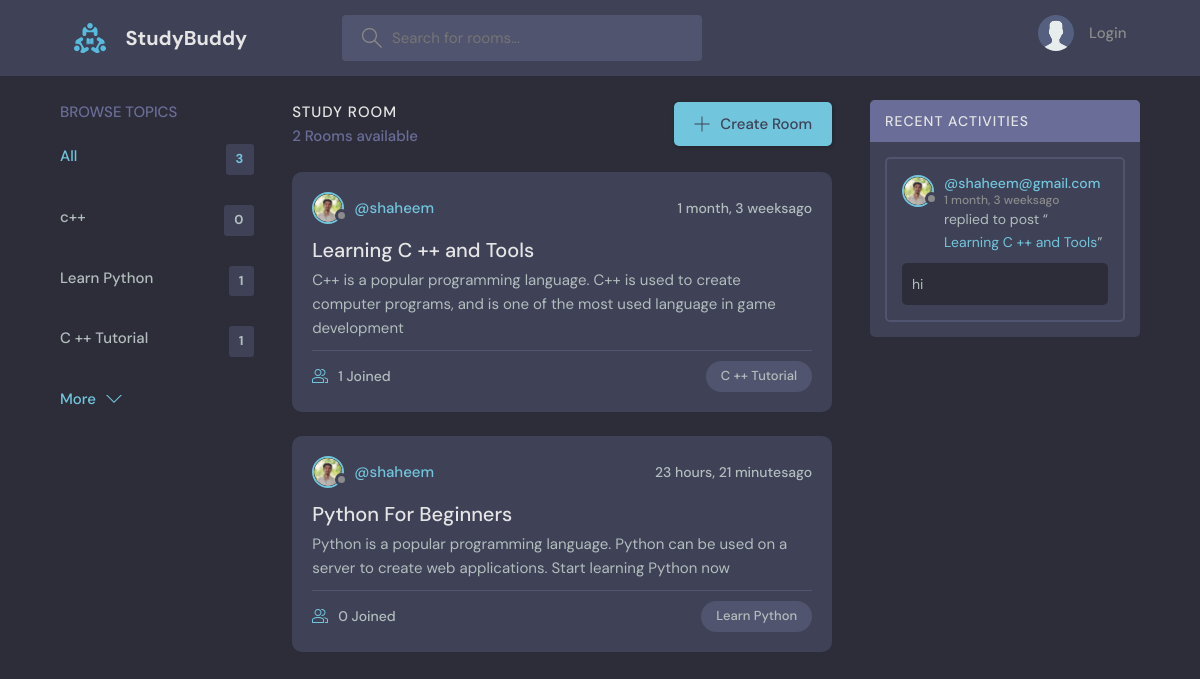
Before: / with the older database file.
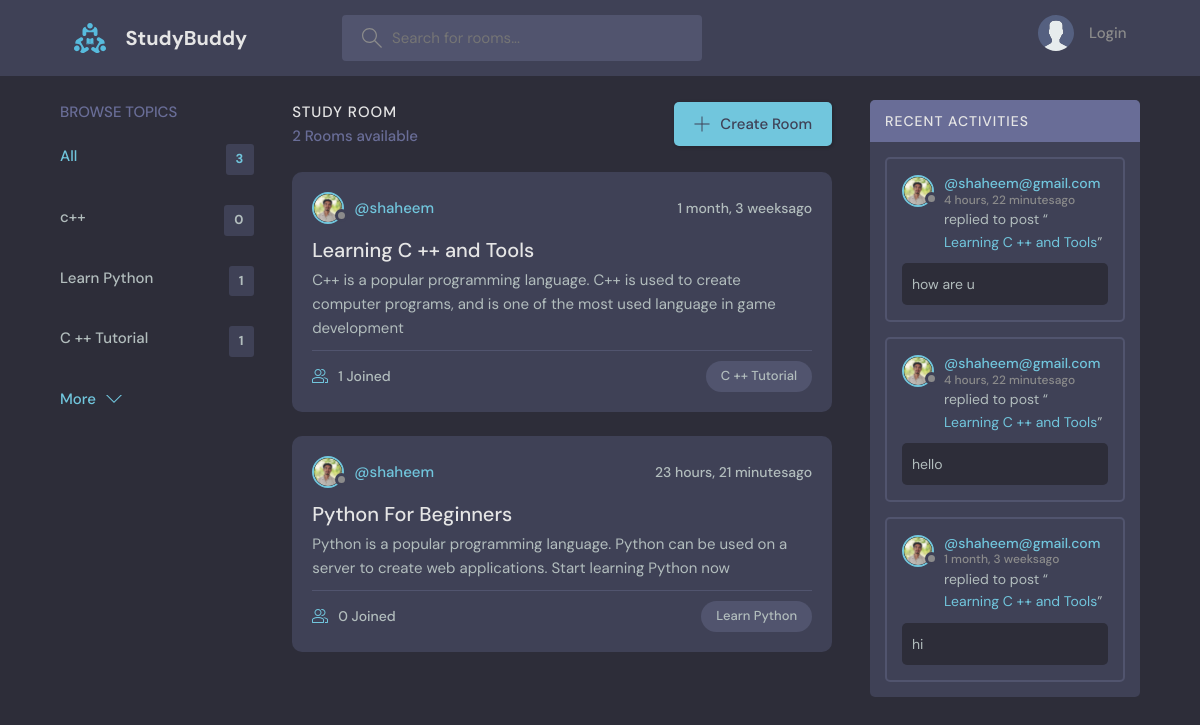
After: the same page with the newer database file.
### base/models.py (models this page shows, shortened)
class Topic(models.Model):
    name = models.CharField(max_length=200)

class Room(models.Model):
    host = models.ForeignKey(User, on_delete=models.SET_NULL,null=True)
    topic = models.ForeignKey(Topic, on_delete=models.SET_NULL,null=True)
    name = models.CharField(max_length=200)
    description = models.TextField(blank=True,null=True)
    participants = models.ManyToManyField(User,related_name='participants',blank=True)
    updated = models.DateTimeField(auto_now=True)
    created = models.DateTimeField(auto_now_add=True)
    class Meta:
        ordering = ["-updated","-created"]
    def __str__(self):
        return self.name

class User(AbstractUser):
    name = models.CharField(max_length=200, null=True,blank=True)
    email = models.EmailField(unique=True, null=True,blank=True)
    bio = models.TextField(null=True,blank=True)
    avatar = models.ImageField(null=True,blank=True,default='avatar.svg')
    USERNAME_FIELD = 'email'
    REQUIRED_FIELDS = ['username']
    def __str__(self):
        return self.email

class Message(models.Model):
    user = models.ForeignKey(User, on_delete=models.CASCADE)
    room = models.ForeignKey(Room, on_delete=models.CASCADE)
    body = models.TextField()
    updated = models.DateTimeField(auto_now=True)
    created = models.DateTimeField(auto_now_add=True)
    class Meta:
        ordering = ["-updated","-created"]
    def __str__(self):
        return self.body[:50]

### base/views.py (the view)
# urls.py: path('', views.home, name='home'),
def home(request):
    q = request.GET.get('q') if request.GET.get('q') != None else ''
    rooms = Room.objects.filter(Q(topic__name__icontains = q)|
                        Q(name__icontains = q)|
                        Q(description__icontains = q))
    room_count = rooms.count()
    topics = Topic.objects.all()[0:5]
    room_messages = Message.objects.filter(Q(room__topic__name__icontains=q))
    context = {'rooms':rooms,'topics':topics,'room_count':room_count,'room_messages':room_messages}
    return render(request, 'base/home.html',context)

### base/templates/base/home.html (shortened to what this page needs)
  {% extends "main.html" %}
  {% block content %}
  <main class="layout layout--3">
      <div class="container">
        {% include "base/topic_component.html" %}
        <div class="roomList">
          <div class="roomList__header">
            <div>
              <h2>Study Room</h2>
              <p>{{room_count}} Rooms available</p>
            </div>
            <a class="btn btn--main" href="{% url 'create-room' %}">
              <svg version="1.1" xmlns="http://www.w3.org/2000/svg" width="32" height="32" viewBox="0 0 32 32">
                <title>add</title>
                <path
                  d="M16.943 0.943h-1.885v14.115h-14.115v1.885h14.115v14.115h1.885v-14.115h14.115v-1.885h-14.115v-14.115z"
                ></path>
              </svg>
              Create Room
            </a>
          </div>
          {% include "base/feed_component.html" %}
        </div>
        {% include "base/activity_component.html" %}
      </div>
    </main>
{% endblock %}

### base/templates/base/topic_component.html
<div class="topics">
  <div class="topics__header">
    <h2>Browse Topics</h2>
  </div>
  <ul class="topics__list">
    <li>
      <a href="{% url 'home' %}" class="active">All <span>{{topics.count}}</span></a>
    </li>
    {% for topic in topics %}
    <li>
      <a href="{% url 'home' %}?q={{topic.name}}">{{ topic.name }}<span>{{topic.room_set.all.count}}</span></a>
    </li>
     {% endfor %}
  </ul>
  <a class="btn btn--link" href="{% url 'topics' %}">
    More
    <svg version="1.1" xmlns="http://www.w3.org/2000/svg" width="32" height="32" viewBox="0 0 32 32">
      <title>chevron-down</title>
      <path d="M16 21l-13-13h-3l16 16 16-16h-3l-13 13z"></path>
    </svg>
  </a>
</div>

### base/templates/base/feed_component.html (shortened to what this page needs)
{% for room in rooms %}
<div class="roomListRoom">
  <div class="roomListRoom__header">
    <a href="{% url 'user-profile' room.host.id %}" class="roomListRoom__author">
      <div class="avatar avatar--small">
        <img src="{{room.host.avatar.url}}" />
      </div>
      <span>@{{room.host.username}}</span>
    </a>
    <div class="roomListRoom__actions">
      <span>{{room.created|timesince}}ago</span>
    </div>
  </div>
  <div class="roomListRoom__content">
    <a href="{% url 'room' room.id  %}">{{room.name}}</a>
    <p>{{room.description}}</p>
  </div>
  <div class="roomListRoom__meta">
    <a href="{% url 'room' room.id  %}" class="roomListRoom__joined">
      {{room.participants.all.count}} Joined
    </a>
    <p class="roomListRoom__topic">{{room.topic.name}}</p>
  </div>
</div>
 {% endfor %}

### base/templates/base/activity_component.html (shortened to what this page needs)
<div class="activities">
  <div class="activities__header">
    <h2>Recent Activities</h2>
  </div>
  {% for message in room_messages %}
  <div class="activities__box">
    <div class="activities__boxHeader roomListRoom__header">
      <a href="{% url 'user-profile' message.user.id %}" class="roomListRoom__author">
        <div class="avatar avatar--small">
          <img src="{{message.user.avatar.url}}" />
        </div>
        <p>
          @{{message.user}}
          <span>{{message.created|timesince}}ago</span>
        </p>
      </a>
    </div>
    <div class="activities__boxContent">
      <p>replied to post “<a href="{% url 'room' message.room.id %}">{{message.room}}</a>”</p>
      <div class="activities__boxRoomContent">
        {{message}}
      </div>
    </div>
  </div>
{% endfor %}
</div>

Changed rows visible on the page:
added Message: user.avatar (picture), user "shaheem@gmail.com", created "4 hours, 22 minutes", room "Learning C ++ and Tools", body "how are u"
added Message: user.avatar (picture), user "shaheem@gmail.com", created "4 hours, 22 minutes", room "Learning C ++ and Tools", body "hello"
